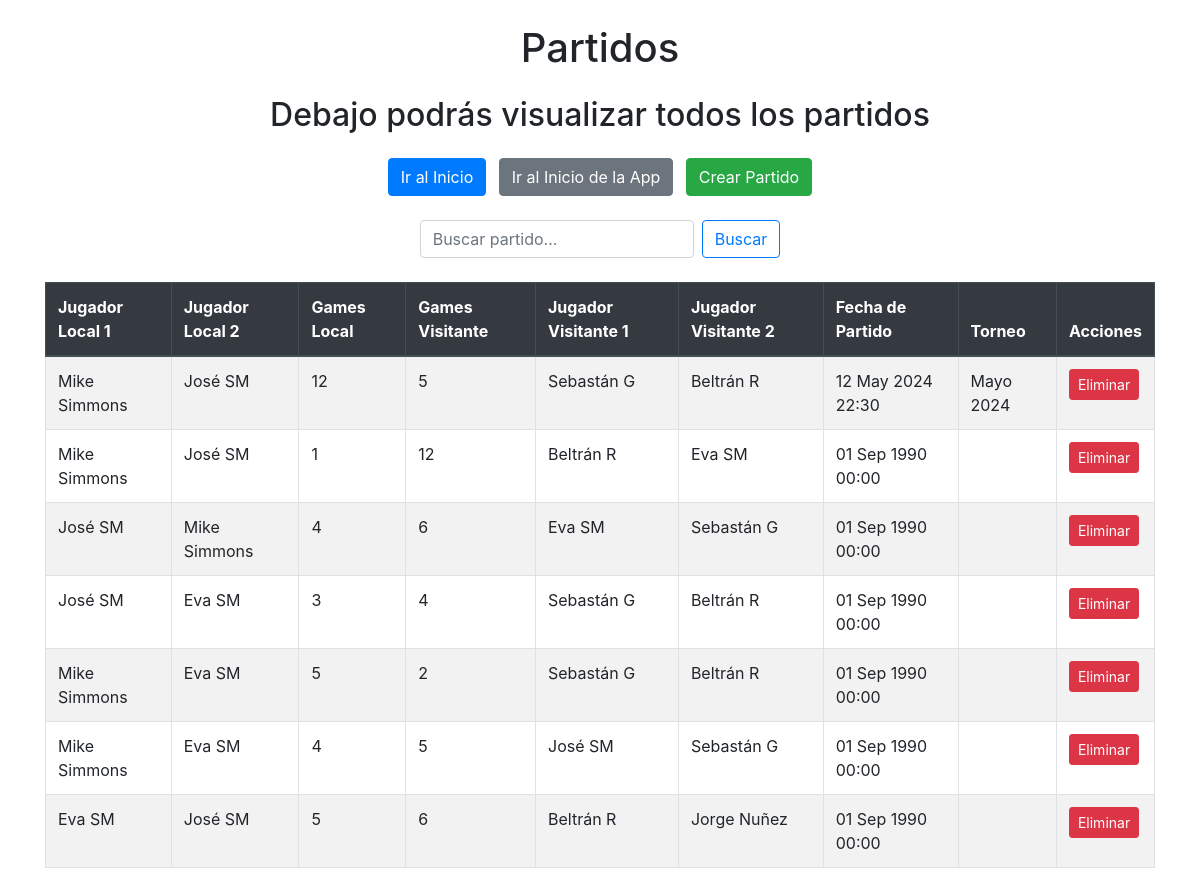
The page /partidos/partidos_list (signed in) on the database as committed earlier.
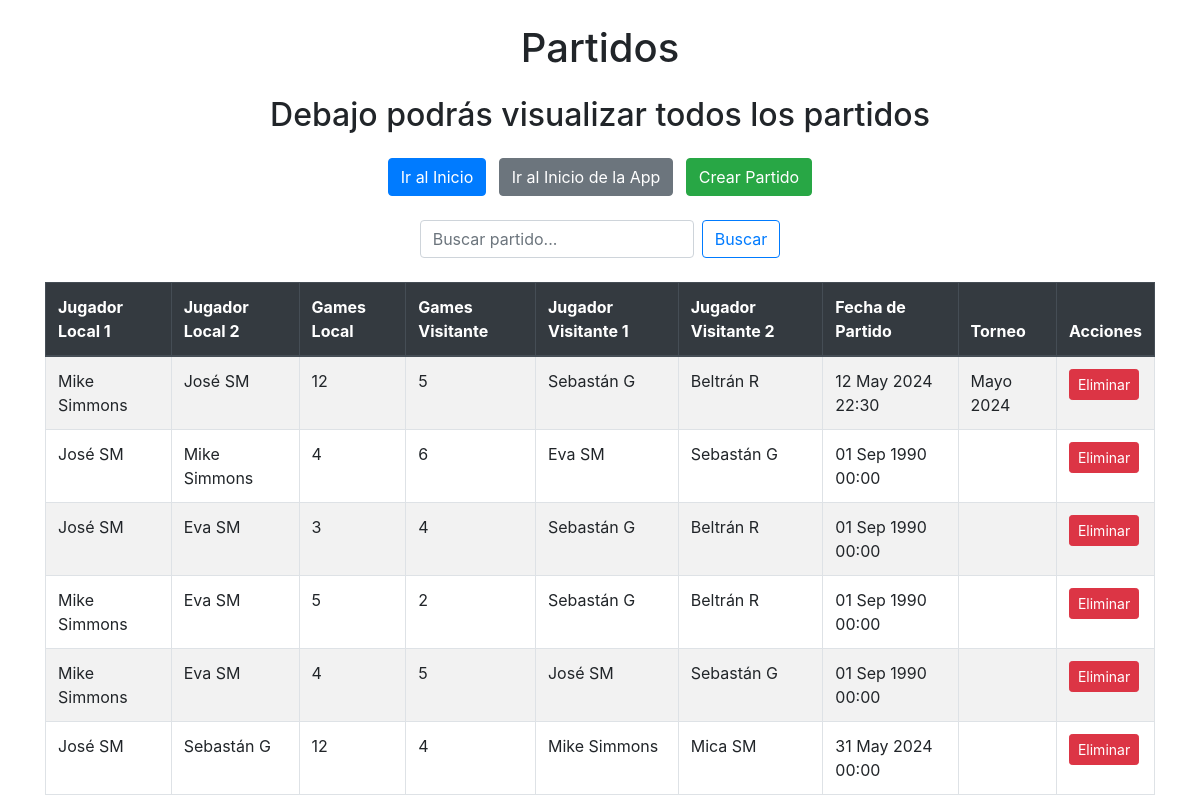
The same page on the database as committed later.
### partidos/models.py (models this page shows, shortened)
class Partido(models.Model):
    jugador_local_1 = models.ForeignKey(Jugador, related_name='partidos_como_local_1', on_delete=models.SET_NULL, null=True, blank=True)
    jugador_local_2 = models.ForeignKey(Jugador, related_name='partidos_como_local_2', on_delete=models.SET_NULL, null=True, blank=True)
    games_local = models.PositiveIntegerField()
    games_visitante = models.PositiveIntegerField()
    jugador_visitante_1 = models.ForeignKey(Jugador, related_name='partidos_como_visitante_1', on_delete=models.SET_NULL, null=True, blank=True)
    jugador_visitante_2 = models.ForeignKey(Jugador, related_name='partidos_como_visitante_2', on_delete=models.SET_NULL, null=True, blank=True)
    fecha_de_partido = models.DateTimeField(null=True, blank=True)
    torneo = models.ForeignKey('Torneo', related_name='partidos', on_delete=models.SET_NULL, null=True, blank=True)

class Jugador(models.Model):
    OPCIONES_DE_GENERO = [
        ('Hombre', 'Hombre'),
        ('Mujer', 'Mujer'),
        ('Otro', 'Otro'),
    ]
    nombre = models.CharField(max_length=50)
    apellido = models.CharField(max_length=50)
    sexo = models.CharField(max_length=6, choices= OPCIONES_DE_GENERO)
    nacimiento = models.DateField(null=True, blank=True)

class Torneo(models.Model):
    nombre = models.CharField(max_length=50, unique=True)
    fecha_de_inicio = models.DateField(null=True, blank=True)
    fecha_de_cierre = models.DateField(null=True, blank=True)

### partidos/views.py (the view, shortened to what this page needs)
# urls.py: path("partidos_list", views.partidos_list, name="partidos_list"),
@login_required
def partidos_list(request):
    busqueda = request.GET.get("busqueda", "")
    partidos = Partido.objects.all()
    context = {'partidos': partidos, 'busqueda': busqueda}
    return render(request, "partidos/partidos_list.html", context)

### partidos/templates/partidos/partidos_list.html
{% extends 'core/base.html' %}
{% block Titulo %}
    Partidos
{% endblock Titulo %}
{% block Contenido %}
<div class="text-center my-4">
    <h2>Debajo podrás visualizar todos los partidos</h2>
</div>
<div class="mb-4 text-center">
    <a class="btn btn-primary mx-1" href="{% url 'core:index' %}">Ir al Inicio</a>
    <a class="btn btn-secondary mx-1" href="{% url 'Partidos:index' %}">Ir al Inicio de la App</a>
    <a class="btn btn-success mx-1" href="{% url 'Partidos:partidos_create' %}">Crear Partido</a>
</div>
<form class="form-inline justify-content-center mb-4" action="{% url 'Partidos:partidos_list' %}" method="get">
    <input class="form-control mr-2" type="text" name="busqueda" placeholder="Buscar partido..." value="{{ busqueda }}">
    <button class="btn btn-outline-primary" type="submit">Buscar</button>
</form>
<div class="table-responsive">
    <table class="table table-hover table-striped table-bordered">
        <thead class="thead-dark">
            <tr>
                <th>Jugador Local 1</th>
                <th>Jugador Local 2</th>
                <th>Games Local</th>
                <th>Games Visitante</th>
                <th>Jugador Visitante 1</th>
                <th>Jugador Visitante 2</th>
                <th>Fecha de Partido</th>
                <th>Torneo</th>
                <th>Acciones</th>
            </tr>
        </thead>
        <tbody>
            {% for partido in partidos %}
                <tr>
                    <td>{{ partido.jugador_local_1.nombre }} {{ partido.jugador_local_1.apellido }}</td>
                    <td>{{ partido.jugador_local_2.nombre }} {{ partido.jugador_local_2.apellido }}</td>
                    <td>{{ partido.games_local }}</td>
                    <td>{{ partido.games_visitante }}</td>
                    <td>{{ partido.jugador_visitante_1.nombre }} {{ partido.jugador_visitante_1.apellido }}</td>
                    <td>{{ partido.jugador_visitante_2.nombre }} {{ partido.jugador_visitante_2.apellido }}</td>
                    <td>{{ partido.fecha_de_partido|date:"d M Y H:i" }}</td>
                    <td>{{ partido.torneo.nombre }}</td>
                    <td>
                        <a href="{% url 'Partidos:partido_delete' partido.pk %}" class="btn btn-danger btn-sm">Eliminar</a>
                    </td>
                </tr>
            {% endfor %}
        </tbody>
    </table>
</div>
{% endblock Contenido %}

Rows that differ between the two databases and show on the page:
removed Partido: jugador_local_1.nombre "Mike", jugador_local_1.apellido "Simmons", jugador_local_2.nombre "José", jugador_local_2.apellido "SM", games_local "1", games_visitante "12", jugador_visitante_1.nombre "Beltrán", jugador_visitante_1.apellido "R", jugador_visitante_2.nombre "Eva", jugador_visitante_2.apellido "SM", fecha_de_partido "01 Sep 1990 00:00"
removed Partido: jugador_local_1.nombre "Eva", jugador_local_1.apellido "SM", jugador_local_2.nombre "José", jugador_local_2.apellido "SM", games_local "5", games_visitante "6", jugador_visitante_1.nombre "Beltrán", jugador_visitante_1.apellido "R", jugador_visitante_2.nombre "Jorge", jugador_visitante_2.apellido "Nuñez", fecha_de_partido "01 Sep 1990 00:00"
added Partido: jugador_local_1.nombre "José", jugador_local_1.apellido "SM", jugador_local_2.nombre "Sebastán", jugador_local_2.apellido "G", games_local "12", games_visitante "4", jugador_visitante_1.nombre "Mike", jugador_visitante_1.apellido "Simmons", jugador_visitante_2.nombre "Mica", jugador_visitante_2.apellido "SM", fecha_de_partido "31 May 2024 00:00"
